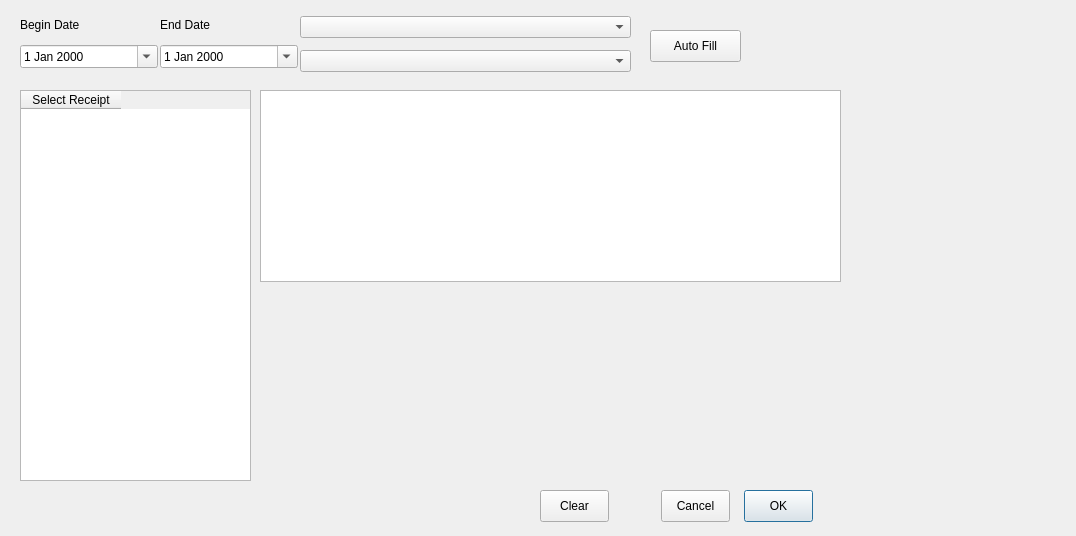
<?xml version="1.0" encoding="UTF-8"?>
<ui version="4.0">
 <class>CassignReceiptDlg</class>
 <widget class="QDialog" name="CassignReceiptDlg">
  <property name="geometry">
   <rect>
    <x>0</x>
    <y>0</y>
    <width>1076</width>
    <height>536</height>
   </rect>
  </property>
  <property name="windowTitle">
   <string>Dialog</string>
  </property>
  <widget class="QPushButton" name="m_autoFillBtn">
   <property name="geometry">
    <rect>
     <x>650</x>
     <y>30</y>
     <width>91</width>
     <height>32</height>
    </rect>
   </property>
   <property name="text">
    <string>Auto Fill</string>
   </property>
  </widget>
  <widget class="QTableView" name="m_transTable">
   <property name="geometry">
    <rect>
     <x>260</x>
     <y>90</y>
     <width>581</width>
     <height>192</height>
    </rect>
   </property>
  </widget>
  <widget class="QTableWidget" name="m_availableReceiptTable">
   <property name="geometry">
    <rect>
     <x>20</x>
     <y>90</y>
     <width>231</width>
     <height>391</height>
    </rect>
   </property>
   <column>
    <property name="text">
     <string>Select Receipt</string>
    </property>
   </column>
  </widget>
  <widget class="QPushButton" name="m_clearBtn">
   <property name="geometry">
    <rect>
     <x>540</x>
     <y>490</y>
     <width>69</width>
     <height>32</height>
    </rect>
   </property>
   <property name="text">
    <string>Clear</string>
   </property>
  </widget>
  <widget class="QWidget" name="layoutWidget">
   <property name="geometry">
    <rect>
     <x>20</x>
     <y>10</y>
     <width>138</width>
     <height>58</height>
    </rect>
   </property>
   <layout class="QVBoxLayout" name="verticalLayout">
    <item>
     <widget class="QLabel" name="m_startDateLbl">
      <property name="text">
       <string>Begin Date</string>
      </property>
     </widget>
    </item>
    <item>
     <widget class="QDateEdit" name="m_startDate">
      <property name="displayFormat">
       <string>d MMM yyyy</string>
      </property>
      <property name="calendarPopup">
       <bool>true</bool>
      </property>
     </widget>
    </item>
   </layout>
  </widget>
  <widget class="QWidget" name="layoutWidget">
   <property name="geometry">
    <rect>
     <x>160</x>
     <y>10</y>
     <width>138</width>
     <height>58</height>
    </rect>
   </property>
   <layout class="QVBoxLayout" name="verticalLayout_2">
    <item>
     <widget class="QLabel" name="m_endDateLbl">
      <property name="text">
       <string>End Date</string>
      </property>
     </widget>
    </item>
    <item>
     <widget class="QDateEdit" name="m_endDate">
      <property name="displayFormat">
       <string>d MMM yyyy</string>
      </property>
      <property name="calendarPopup">
       <bool>true</bool>
      </property>
     </widget>
    </item>
   </layout>
  </widget>
  <widget class="QPushButton" name="m_cancelBtn">
   <property name="geometry">
    <rect>
     <x>661</x>
     <y>490</y>
     <width>69</width>
     <height>32</height>
    </rect>
   </property>
   <property name="text">
    <string>Cancel</string>
   </property>
  </widget>
  <widget class="QPushButton" name="m_okBtn">
   <property name="geometry">
    <rect>
     <x>744</x>
     <y>490</y>
     <width>69</width>
     <height>32</height>
    </rect>
   </property>
   <property name="text">
    <string>OK</string>
   </property>
   <property name="default">
    <bool>true</bool>
   </property>
  </widget>
  <widget class="QWidget" name="layoutWidget">
   <property name="geometry">
    <rect>
     <x>300</x>
     <y>10</y>
     <width>331</width>
     <height>68</height>
    </rect>
   </property>
   <layout class="QVBoxLayout" name="verticalLayout_3">
    <item>
     <widget class="QComboBox" name="m_departmentComboBox"/>
    </item>
    <item>
     <widget class="QComboBox" name="m_accountComboBox"/>
    </item>
   </layout>
  </widget>
 </widget>
 <resources/>
 <connections/>
</ui>
